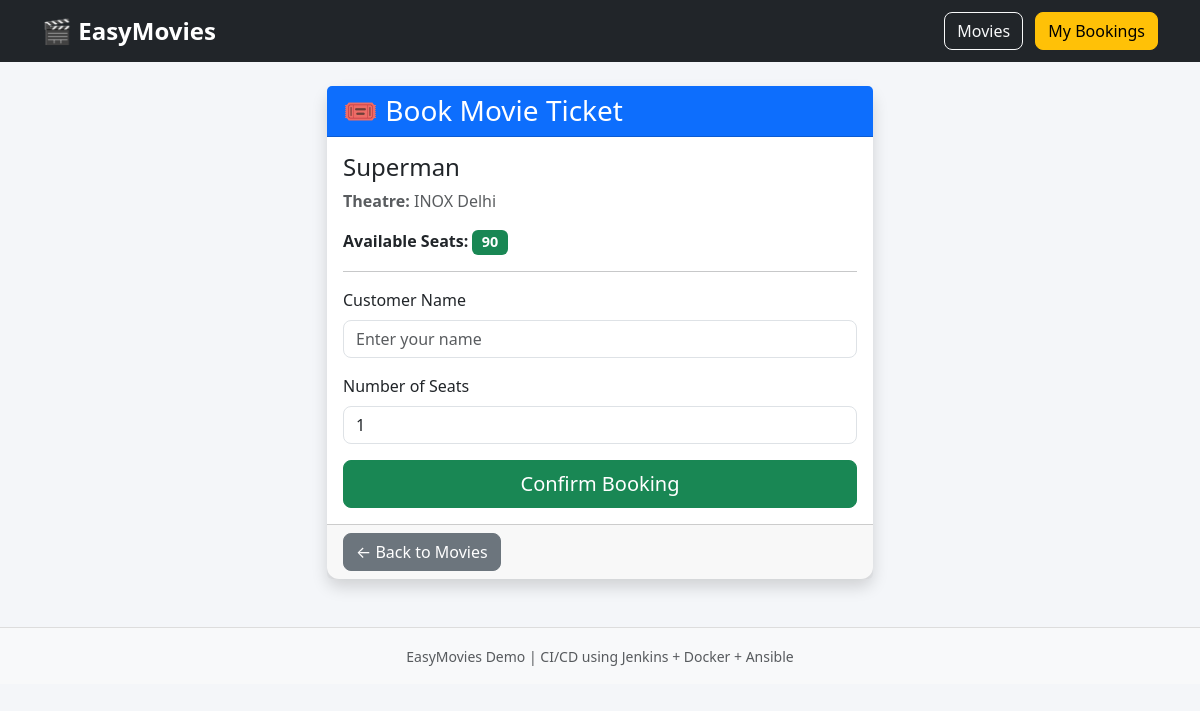
The page /book/2 on the database its author committed.
### tables this page shows
CREATE TABLE movies (
            id INTEGER PRIMARY KEY AUTOINCREMENT,
            name TEXT NOT NULL,
            theatre TEXT NOT NULL,
            available_seats INTEGER NOT NULL
        );

### app.py (the view)
@app.route("/book/<int:movie_id>", methods=["GET", "POST"])
def book(movie_id):
    if request.method == "POST":
        customer = request.form["customer"]
        seats = int(request.form["seats"])
        book_ticket(movie_id, customer, seats)
        return redirect(url_for("bookings"))
    movies = get_movies()
    movie = None
    for m in movies:
        if m["id"] == movie_id:
            movie = m
            break
    return render_template("book.html", movie=movie)

### database.py (called while the page is built)
def get_connection():
    conn = sqlite3.connect(DB_NAME)
    conn.row_factory = sqlite3.Row
    return conn

def get_movies():
    conn = get_connection()
    movies = conn.execute(
        "SELECT * FROM movies ORDER BY id"
    ).fetchall()
    conn.close()
    return movies

### templates/book.html
{% extends "base.html" %}
{% block content %}
<div class="row justify-content-center">
    <div class="col-md-6">
        <div class="card shadow">
            <div class="card-header bg-primary text-white">
                <h3 class="mb-0">
                    🎟️ Book Movie Ticket
                </h3>
            </div>
            <div class="card-body">
                <h4>{{ movie.name }}</h4>
                <p class="text-muted">
                    <strong>Theatre:</strong>
                    {{ movie.theatre }}
                </p>
                <p>
                    <strong>Available Seats:</strong>
                    <span class="badge bg-success">
                        {{ movie.available_seats }}
                    </span>
                </p>
                <hr>
                <form method="POST">
                    <div class="mb-3">
                        <label class="form-label">
                            Customer Name
                        </label>
                        <input
                            type="text"
                            class="form-control"
                            name="customer"
                            placeholder="Enter your name"
                            required>
                    </div>
                    <div class="mb-3">
                        <label class="form-label">
                            Number of Seats
                        </label>
                        <input
                            type="number"
                            class="form-control"
                            name="seats"
                            min="1"
                            max="{{ movie.available_seats }}"
                            value="1"
                            required>
                    </div>
                    <div class="d-grid">
                        <button
                            class="btn btn-success btn-lg">
                            Confirm Booking
                        </button>
                    </div>
                </form>
            </div>
            <div class="card-footer">
                <a href="/"
                   class="btn btn-secondary">
                    ← Back to Movies
                </a>
            </div>
        </div>
    </div>
</div>
{% endblock %}

### static/style.css (style rules this page uses)
body { background-color: #f4f6f9; }
.card { border: none; border-radius: 12px; transition: all 0.3s ease; }
.btn { border-radius: 8px; }
.badge { font-size: 0.9rem; }
input.form-control { border-radius: 8px; }
.card-header { font-size: 1.2rem; font-weight: bold; }

### rows shown on the page
movies: name "Superman", theatre "INOX Delhi", available_seats "90"
